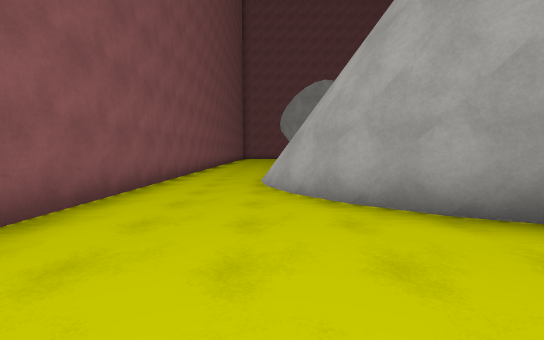
View 1 (above)

17 first-person views from a walk through a 3-D level made in the Unity game engine. The camera is 1.4 m above the floor, tilts 4° down and sees 90° across. The floor is counted in squares, 2 m on a side. Each view is taken from the middle of a square. On the plan, view 1 faces up. The plan holds only what a view shows up to about 9 squares ahead; the rest is blank. Surface patterns are stand-ins for the level's own textures.

View 2
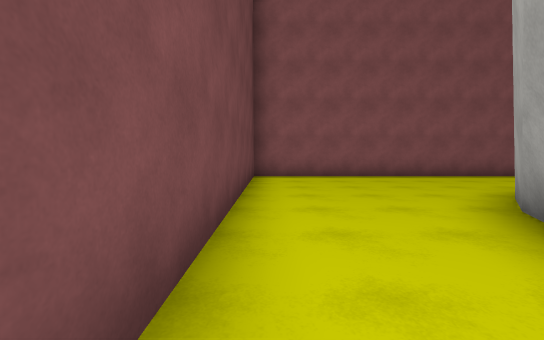

View 3
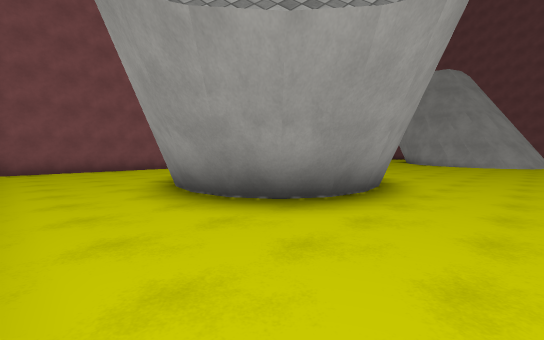

View 4
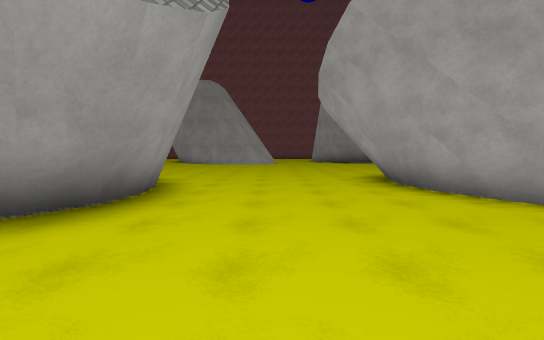

View 5
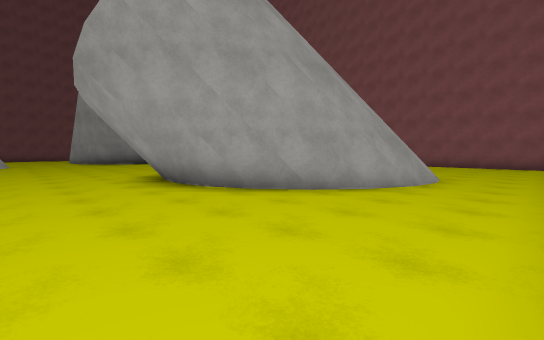

View 6
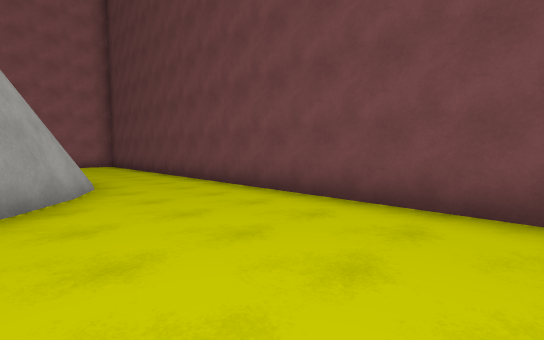

View 7
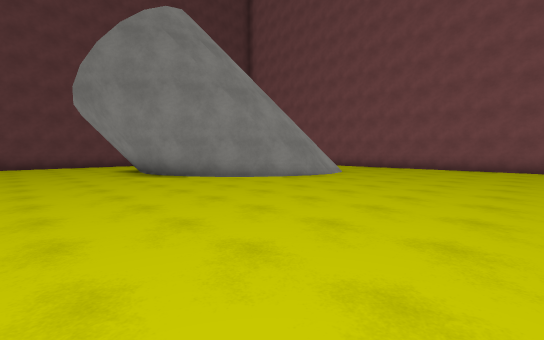

View 8
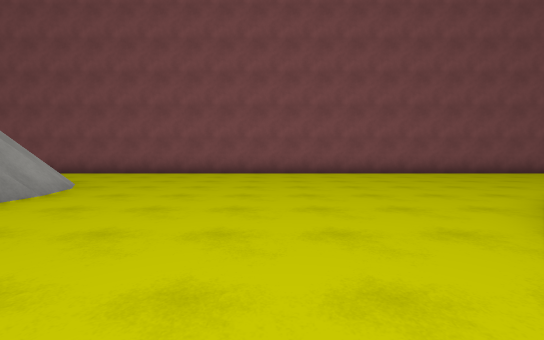

View 9
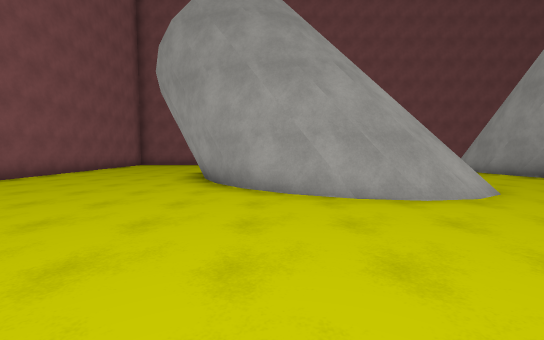

View 10
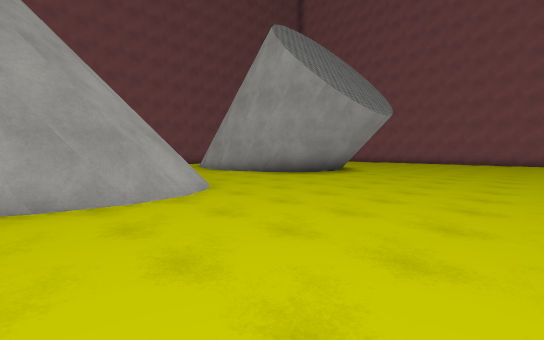

View 11
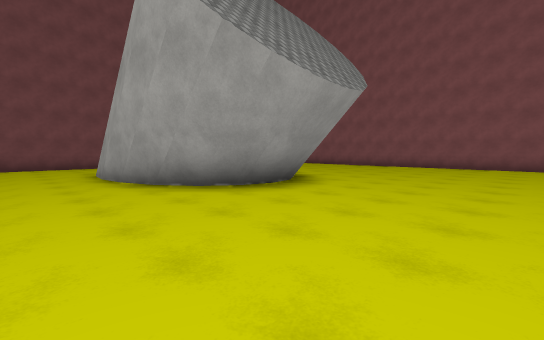

View 12
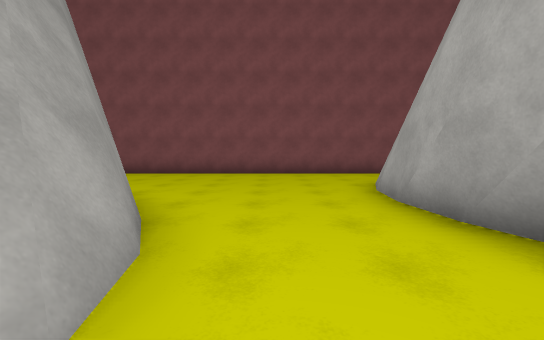

View 13
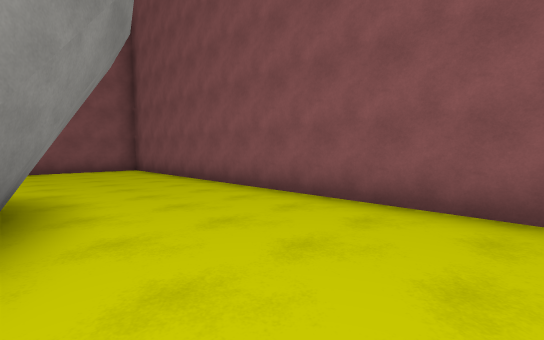

View 14
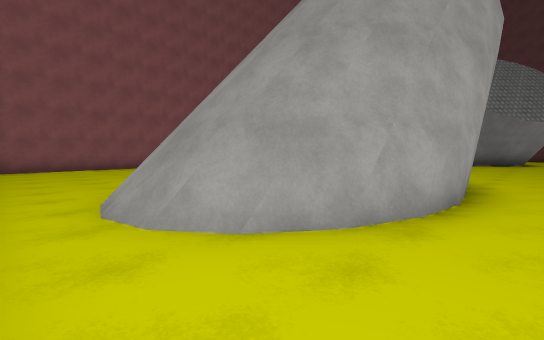

View 15
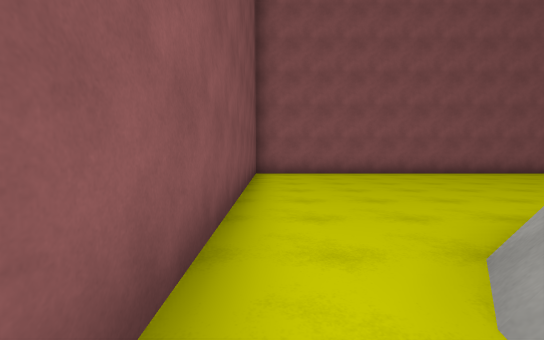

View 16
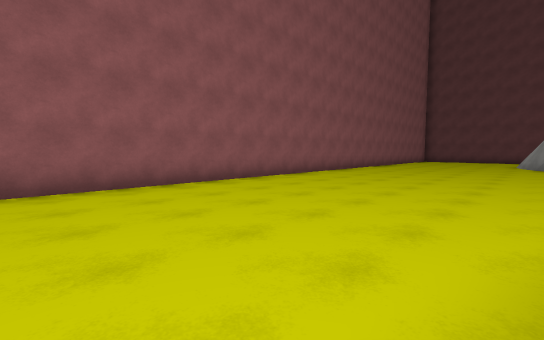

View 17
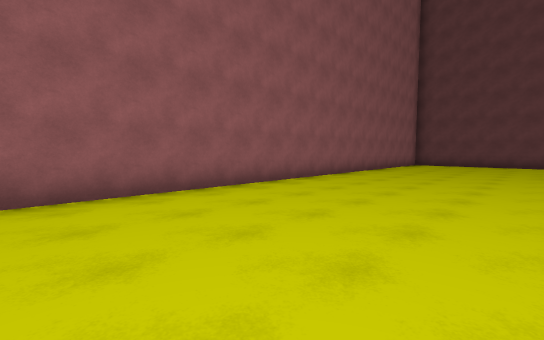

### Floor plan
Key: @ floor where view 1 was taken; # wall or solid block; . floor.
Columns run from 3 left of view 1 to 22 right of it. Each row starts with its distance up from view 1.
 24   ########################
 23  ........................#
 22 #...............##.......#
 21 #..............####......#
 20 #....  ##.....##   ......#
 19 #....     ....#    ......#
 18 #....     #...#    ......#
 17 #....##   ##..##   ......#
 16 #.....##  ##...#   ......#
 15 #......#####...###.......#
 14 #.......###..............#
 13 #........................#
 12 #........................#
 11 #........................#
 10 #........................#
  9 #..............    ......#
  8 #...###.......     ......#
  7 #.. # ##......#    ......#
  6 #..##  ##.....#     .....#
  5 #...#   ##....#     .....
  4 #...##   #....##    ....
  3 #....#####.....###  ...
  2 #.....###........## ...
  1 #.......................
  0 #..@....................
 -1 ########   ##########

Positions as (right, up) in squares from view 1, and headings:
1: (0, 0), facing up
2: (5, 0), facing left
3: (8, 0), facing up-left
4: (8, 0), facing up
5: (8, 0), facing up-right
6: (8, 3), facing down-right
7: (9, 13), facing down-left
8: (6, 12), facing left
9: (4, 10), facing up
10: (5, 10), facing up-right
11: (9, 11), facing up-right
12: (9, 15), facing up
13: (8, 20), facing up-left
14: (10, 23), facing down-right
15: (13, 23), facing right
16: (16, 19), facing down-right
17: (17, 14), facing down-right
